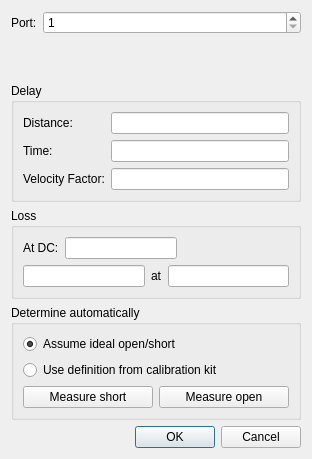
<?xml version="1.0" encoding="UTF-8"?>
<ui version="4.0">
 <class>PortExtensionEditDialog</class>
 <widget class="QDialog" name="PortExtensionEditDialog">
  <property name="windowModality">
   <enum>Qt::ApplicationModal</enum>
  </property>
  <property name="geometry">
   <rect>
    <x>0</x>
    <y>0</y>
    <width>312</width>
    <height>459</height>
   </rect>
  </property>
  <property name="windowTitle">
   <string>Port Extension</string>
  </property>
  <property name="modal">
   <bool>true</bool>
  </property>
  <layout class="QVBoxLayout" name="verticalLayout_3">
   <item>
    <layout class="QFormLayout" name="formLayout_2">
     <item row="0" column="0">
      <widget class="QLabel" name="label_11">
       <property name="text">
        <string>Port:</string>
       </property>
      </widget>
     </item>
     <item row="0" column="1">
      <widget class="QSpinBox" name="port">
       <property name="minimum">
        <number>1</number>
       </property>
      </widget>
     </item>
    </layout>
   </item>
   <item>
    <widget class="QGroupBox" name="groupBox">
     <property name="title">
      <string>Delay</string>
     </property>
     <layout class="QFormLayout" name="formLayout">
      <item row="0" column="0">
       <widget class="QLabel" name="label">
        <property name="text">
         <string>Distance:</string>
        </property>
       </widget>
      </item>
      <item row="0" column="1">
       <widget class="SIUnitEdit" name="Distance"/>
      </item>
      <item row="1" column="0">
       <widget class="QLabel" name="label_2">
        <property name="text">
         <string>Time:</string>
        </property>
       </widget>
      </item>
      <item row="1" column="1">
       <widget class="SIUnitEdit" name="Time"/>
      </item>
      <item row="2" column="0">
       <widget class="QLabel" name="label_3">
        <property name="text">
         <string>Velocity Factor:</string>
        </property>
       </widget>
      </item>
      <item row="2" column="1">
       <widget class="SIUnitEdit" name="Velocity"/>
      </item>
     </layout>
    </widget>
   </item>
   <item>
    <widget class="QGroupBox" name="groupBox_2">
     <property name="title">
      <string>Loss</string>
     </property>
     <layout class="QVBoxLayout" name="verticalLayout">
      <item>
       <layout class="QHBoxLayout" name="horizontalLayout_2">
        <item>
         <widget class="QLabel" name="label_4">
          <property name="text">
           <string>At DC:</string>
          </property>
         </widget>
        </item>
        <item>
         <widget class="SIUnitEdit" name="DCloss"/>
        </item>
        <item>
         <spacer name="horizontalSpacer">
          <property name="orientation">
           <enum>Qt::Horizontal</enum>
          </property>
          <property name="sizeHint" stdset="0">
           <size>
            <width>40</width>
            <height>20</height>
           </size>
          </property>
         </spacer>
        </item>
       </layout>
      </item>
      <item>
       <layout class="QHBoxLayout" name="horizontalLayout">
        <item>
         <widget class="SIUnitEdit" name="Loss"/>
        </item>
        <item>
         <widget class="QLabel" name="label_5">
          <property name="text">
           <string>at</string>
          </property>
         </widget>
        </item>
        <item>
         <widget class="SIUnitEdit" name="Frequency"/>
        </item>
       </layout>
      </item>
     </layout>
    </widget>
   </item>
   <item>
    <widget class="QGroupBox" name="groupBox_3">
     <property name="title">
      <string>Determine automatically</string>
     </property>
     <layout class="QVBoxLayout" name="verticalLayout_2">
      <item>
       <widget class="QRadioButton" name="ideal">
        <property name="text">
         <string>Assume ideal open/short</string>
        </property>
        <property name="checked">
         <bool>true</bool>
        </property>
       </widget>
      </item>
      <item>
       <widget class="QRadioButton" name="calkit">
        <property name="text">
         <string>Use definition from calibration kit</string>
        </property>
       </widget>
      </item>
      <item>
       <layout class="QHBoxLayout" name="horizontalLayout_3">
        <item>
         <widget class="QPushButton" name="_short">
          <property name="text">
           <string>Measure short</string>
          </property>
         </widget>
        </item>
        <item>
         <widget class="QPushButton" name="open">
          <property name="text">
           <string>Measure open</string>
          </property>
         </widget>
        </item>
       </layout>
      </item>
     </layout>
    </widget>
   </item>
   <item>
    <widget class="QDialogButtonBox" name="buttonBox">
     <property name="orientation">
      <enum>Qt::Horizontal</enum>
     </property>
     <property name="standardButtons">
      <set>QDialogButtonBox::Cancel|QDialogButtonBox::Ok</set>
     </property>
    </widget>
   </item>
  </layout>
 </widget>
 <customwidgets>
  <customwidget>
   <class>SIUnitEdit</class>
   <extends>QLineEdit</extends>
   <header>CustomWidgets/siunitedit.h</header>
  </customwidget>
 </customwidgets>
 <resources/>
 <connections/>
</ui>
